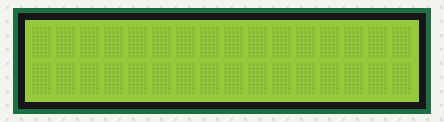
This sketch was run on a simulated Arduino Uno, built with avr-gcc and run on an emulated ATmega328P. Parts: 16×2 character LCD.

Above: at 0.1 s.
At 0.6 s:
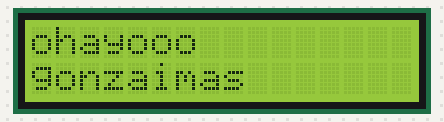

Measured:
- what the display in image 1 shows lasts 0.5 s, from 0.6 s to 1.1 s

The sketch:

Blinking_led.ino
```cpp
#include<Wire.h>
#include<LiquidCrystal_I2C.h>

LiquidCrystal_I2C lcd(0x27,16,2);
void setup() {
  // put your setup code here, to run once:
lcd.begin();
lcd.clear();
lcd.setCursor(0,0);
lcd.print("ohayooo");
lcd.setCursor(0,1);
lcd.print("gonzaimas");
}
void loop() {
  // put your main code here, to run repeatedly:
lcd.noDisplay();
delay(500);
lcd.display();
delay(500);
}
```
